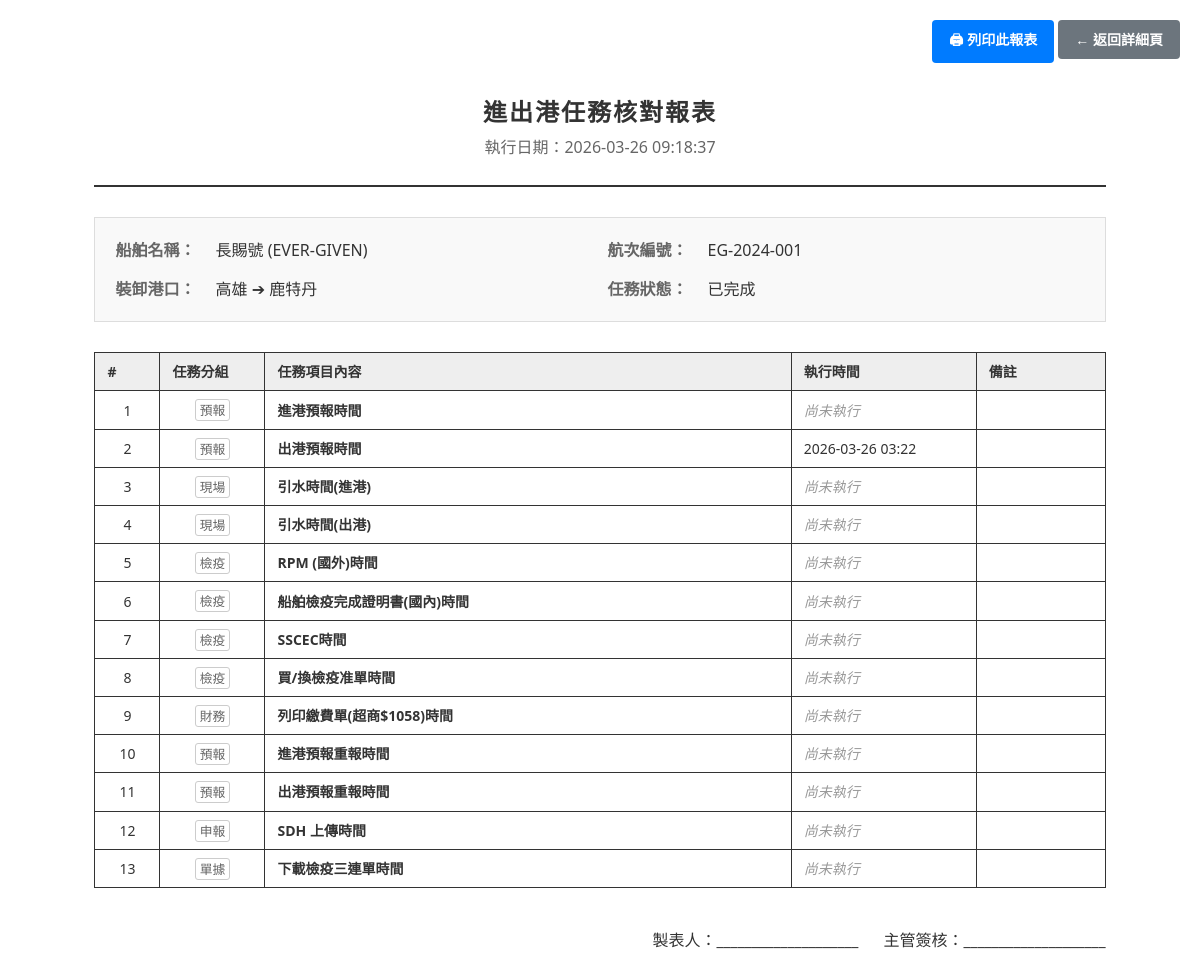
/voyage-tasks/1/print, run on the app's committed database.
### models.py (models this page shows)
class Ship(Base):
    __tablename__ = "ships"
    id = Column(Integer, primary_key=True, index=True)
    code = Column(String, unique=True, nullable=False, index=True)
    name = Column(String, nullable=False)
    flag = Column(String)
    ship_type = Column(String)
    created_at = Column(DateTime, default=func.now())
    updated_at = Column(DateTime, default=func.now(), onupdate=func.now())
    voyages = relationship("Voyage", back_populates="ship")

class Voyage(Base):
    __tablename__ = "voyages"
    id = Column(Integer, primary_key=True, index=True)
    voyage_no = Column(String, unique=True, nullable=False, index=True)
    ship_id = Column(Integer, ForeignKey("ships.id"), nullable=False)
    port_of_loading = Column(String)
    port_of_discharge = Column(String)
    etd = Column(Date)
    eta = Column(Date)
    status = Column(String, default="計畫中")  # 計畫中/進行中/已完成
    created_at = Column(DateTime, default=func.now())
    updated_at = Column(DateTime, default=func.now(), onupdate=func.now())
    ship = relationship("Ship", back_populates="voyages")
    invoices = relationship("Invoice", back_populates="voyage")
    task_logs = relationship("VoyageTaskLog", back_populates="voyage")

class VoyageTaskLog(Base):
    __tablename__ = "voyage_task_logs"
    id = Column(Integer, primary_key=True, index=True)
    voyage_id = Column(Integer, ForeignKey("voyages.id"), nullable=False)
    task_id = Column(Integer, ForeignKey("task_categories.id"), nullable=False)
    recorded_time = Column(DateTime) # 實際動作時間
    recorded_by = Column(String) # 執行的使用者
    remarks = Column(String)     # 備註
    created_at = Column(DateTime, default=func.now())
    voyage = relationship("Voyage", back_populates="task_logs")
    task_category = relationship("TaskCategory", back_populates="task_logs")

class TaskCategory(Base):
    __tablename__ = "task_categories"
    id = Column(Integer, primary_key=True, index=True)
    name = Column(String, nullable=False)    # 任務名稱
    task_group = Column(String)             # 分組
    default_fee = Column(Numeric(18, 2), default=0) # 預設規費
    display_order = Column(Integer, default=0)
    is_active = Column(Integer, default=1)   # 1: 啟用, 0: 停用
    created_at = Column(DateTime, default=func.now())
    updated_at = Column(DateTime, default=func.now(), onupdate=func.now())
    task_logs = relationship("VoyageTaskLog", back_populates="task_category")

### routers/voyage_tasks.py (the view)
@router.get("/{voyage_id}/print", response_class=HTMLResponse)
def print_voyage_tasks(
    voyage_id: int,
    request: Request,
    db: Session = Depends(get_db)
):
    voyage = db.query(models.Voyage).filter(models.Voyage.id == voyage_id).first()
    if not voyage:
        return RedirectResponse(url="/voyage-tasks", status_code=303)
    task_logs = (
        db.query(models.VoyageTaskLog)
        .join(models.TaskCategory)
        .filter(models.VoyageTaskLog.voyage_id == voyage_id)
        .order_by(
            models.TaskCategory.display_order,
            models.TaskCategory.task_group,
            models.TaskCategory.name
        )
        .all()
    )
    return templates.TemplateResponse("voyage_tasks/print.html", {
        "request": request,
        "voyage": voyage,
        "task_logs": task_logs,
        "print_date": datetime.now().strftime("%Y-%m-%d %H:%M:%S")
    })

### database.py (called while the page is built)
def get_db():
    db = SessionLocal()
    try:
        yield db
    finally:
        db.close()

### templates/voyage_tasks/print.html (shortened to what this page needs)
<!DOCTYPE html>
<html lang="zh-TW">
<head>
</head>
<body>
<div class="no-print-area">
    <button class="btn" onclick="window.print()">🖨 列印此報表</button>
    <a href="/voyage-tasks/{{ voyage.id }}" class="btn btn-secondary">← 返回詳細頁</a>
</div>
<div class="report-header">
    <h1>進出港任務核對報表</h1>
    <p style="margin-top:5px; color:#666;">執行日期：{{ print_date }}</p>
</div>
<div class="master-info">
    <div class="info-item">
        <span class="info-label">船舶名稱：</span>
        <span class="info-value">{{ voyage.ship.name }} ({{ voyage.ship.code }})</span>
    </div>
    <div class="info-item">
        <span class="info-label">航次編號：</span>
        <span class="info-value">{{ voyage.voyage_no }}</span>
    </div>
    <div class="info-item">
        <span class="info-label">裝卸港口：</span>
        <span class="info-value">{{ voyage.port_of_loading or '-' }} ➔ {{ voyage.port_of_discharge or '-' }}</span>
    </div>
    <div class="info-item">
        <span class="info-label">任務狀態：</span>
        <span class="info-value">{{ voyage.status }}</span>
    </div>
</div>
<table>
    <thead>
        <tr>
            <th style="width:40px;">#</th>
            <th style="width:80px;">任務分組</th>
            <th>任務項目內容</th>
            <th style="width:160px;">執行時間</th>
            <th>備註</th>
        </tr>
    </thead>
    <tbody>
        {% for log in task_logs %}
        <tr>
            <td style="text-align:center;">{{ loop.index }}</td>
            <td style="text-align:center;">
                <span class="group-badge">{{ log.task_category.task_group or '未分類' }}</span>
            </td>
            <td>
                <strong>{{ log.task_category.name }}</strong>
            </td>
            <td>
                {% if log.recorded_time %}
                    {{ log.recorded_time.strftime('%Y-%m-%d %H:%M') }}
                {% else %}
                    <span style="color:#999; font-style:italic;">尚未執行</span>
                {% endif %}
            </td>
            <td>{{ log.remarks or '' }}</td>
        </tr>
        {% else %}
        <tr>
            <td colspan="5" style="text-align:center;">尚無相關任務紀錄</td>
        </tr>
        {% endfor %}
    </tbody>
</table>
<div style="margin-top:40px; text-align:right;">
    <p>製表人：____________________ &nbsp;&nbsp;&nbsp;&nbsp; 主管簽核：____________________</p>
</div>
</body>
</html>

### templates/voyage_tasks/print.html (style rules this page uses)
body { font-family: "Segoe UI", "Microsoft JhengHei", Arial, sans-serif; color: #333; line-height: 1.5; margin: 0; padding: 2.5cm; }
.no-print-area { position: fixed; top: 20px; right: 20px; z-index: 1000; }
.btn { display: inline-block; padding: 8px 16px; font-size: 14px; font-weight: bold; text-align: center; text-decoration: none; cursor: pointer; border: 1px solid transparent; border-radius: 4px; background-color: #007bff; color: #fff; }
.btn-secondary { background-color: #6c757d; }
.report-header { text-align: center; border-bottom: 2px solid #333; margin-bottom: 30px; padding-bottom: 10px; }
.report-header h1 { margin: 0; font-size: 24px; letter-spacing: 2px; }
.master-info { display: grid; grid-template-columns: 1fr 1fr; gap: 15px; margin-bottom: 30px; background: #f9f9f9; padding: 20px; border: 1px solid #ddd; }
.info-item { display: flex; }
.info-label { width: 100px; font-weight: bold; color: #666; }
.info-value { flex: 1; font-weight: 500; }
table { width: 100%; border-collapse: collapse; font-size: 14px; }
th, td { border: 1px solid #333; padding: 8px 12px; text-align: left; }
th { background-color: #eee; font-weight: bold; }
.group-badge { font-size: 0.8rem; color: #666; border: 1px solid #ccc; padding: 1px 4px; border-radius: 3px; }

### data on the page
Ship: ship.name "長賜號", ship.code "EVER-GIVEN"
Voyage: voyage_no "EG-2024-001", port_of_loading "高雄", port_of_discharge "鹿特丹", status "已完成"
VoyageTaskLog: task_category "預報", task_category.name "進港預報時間", shows "尚未執行"
VoyageTaskLog: task_category "預報", task_category.name "出港預報時間", recorded_time "2026-03-26 03:22"
VoyageTaskLog: task_category "現場", task_category.name "引水時間(進港)", shows "尚未執行"
VoyageTaskLog: task_category "現場", task_category.name "引水時間(出港)", shows "尚未執行"
VoyageTaskLog: task_category "檢疫", task_category.name "RPM (國外)時間", shows "尚未執行"
VoyageTaskLog: task_category "檢疫", task_category.name "船舶檢疫完成證明書(國內)時間", shows "尚未執行"
VoyageTaskLog: task_category "檢疫", task_category.name "SSCEC時間", shows "尚未執行"
VoyageTaskLog: task_category "檢疫", task_category.name "買/換檢疫准單時間", shows "尚未執行"
VoyageTaskLog: task_category "財務", task_category.name "列印繳費單(超商$1058)時間", shows "尚未執行"
VoyageTaskLog: task_category "預報", task_category.name "進港預報重報時間", shows "尚未執行"
VoyageTaskLog: task_category "預報", task_category.name "出港預報重報時間", shows "尚未執行"
VoyageTaskLog: task_category "申報", task_category.name "SDH 上傳時間", shows "尚未執行"
VoyageTaskLog: task_category "單據", task_category.name "下載檢疫三連單時間", shows "尚未執行"
